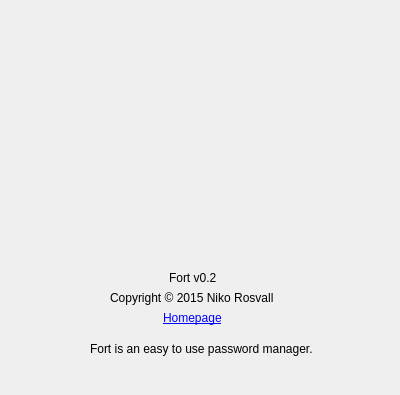
<?xml version="1.0" encoding="UTF-8"?>
<ui version="4.0">
 <class>AboutDialog</class>
 <widget class="QDialog" name="AboutDialog">
  <property name="windowModality">
   <enum>Qt::ApplicationModal</enum>
  </property>
  <property name="geometry">
   <rect>
    <x>0</x>
    <y>0</y>
    <width>400</width>
    <height>395</height>
   </rect>
  </property>
  <property name="sizePolicy">
   <sizepolicy hsizetype="Fixed" vsizetype="Fixed">
    <horstretch>0</horstretch>
    <verstretch>0</verstretch>
   </sizepolicy>
  </property>
  <property name="minimumSize">
   <size>
    <width>400</width>
    <height>395</height>
   </size>
  </property>
  <property name="maximumSize">
   <size>
    <width>400</width>
    <height>395</height>
   </size>
  </property>
  <property name="windowTitle">
   <string>About Fort</string>
  </property>
  <property name="windowIcon">
   <iconset resource="FortResources.qrc">
    <normaloff>:/icons/Fort255.png</normaloff>:/icons/Fort255.png</iconset>
  </property>
  <property name="modal">
   <bool>true</bool>
  </property>
  <widget class="QLabel" name="label">
   <property name="geometry">
    <rect>
     <x>70</x>
     <y>0</y>
     <width>241</width>
     <height>271</height>
    </rect>
   </property>
   <property name="text">
    <string/>
   </property>
   <property name="pixmap">
    <pixmap resource="FortResources.qrc">:/icons/Fort255.png</pixmap>
   </property>
  </widget>
  <widget class="QLabel" name="label_5">
   <property name="geometry">
    <rect>
     <x>90</x>
     <y>340</y>
     <width>241</width>
     <height>17</height>
    </rect>
   </property>
   <property name="text">
    <string>Fort is an easy to use password manager.</string>
   </property>
  </widget>
  <widget class="QWidget" name="layoutWidget">
   <property name="geometry">
    <rect>
     <x>110</x>
     <y>270</y>
     <width>166</width>
     <height>56</height>
    </rect>
   </property>
   <layout class="QGridLayout" name="gridLayout">
    <item row="2" column="0" alignment="Qt::AlignHCenter">
     <widget class="QLabel" name="label_3">
      <property name="text">
       <string>&lt;html&gt;&lt;head/&gt;&lt;body&gt;&lt;p&gt;&lt;a href=&quot;http://www.ideabyte.net/fort/&quot;&gt;Homepage&lt;/a&gt;&lt;/p&gt;&lt;/body&gt;&lt;/html&gt;</string>
      </property>
      <property name="openExternalLinks">
       <bool>true</bool>
      </property>
      <property name="textInteractionFlags">
       <set>Qt::TextBrowserInteraction</set>
      </property>
     </widget>
    </item>
    <item row="1" column="0">
     <widget class="QLabel" name="label_2">
      <property name="text">
       <string>&lt;html&gt;&lt;head/&gt;&lt;body&gt;&lt;p&gt;Copyright © 2015 Niko Rosvall&lt;/p&gt;&lt;/body&gt;&lt;/html&gt;</string>
      </property>
     </widget>
    </item>
    <item row="0" column="0" alignment="Qt::AlignHCenter">
     <widget class="QLabel" name="label_4">
      <property name="text">
       <string>Fort v0.2</string>
      </property>
     </widget>
    </item>
   </layout>
  </widget>
 </widget>
 <resources>
  <include location="FortResources.qrc"/>
 </resources>
 <connections/>
</ui>
